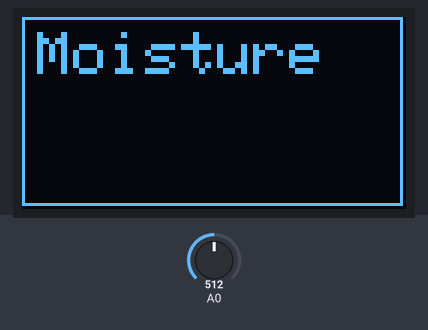
This sketch was run on a simulated Arduino Uno, built with avr-gcc and run on an emulated ATmega328P. Shown: 128×64 one-colour display. Inputs (shaded band) come from the test bench; at power-on: A0 = 512.

Above: at 0.4 s.
At 7.5 s:
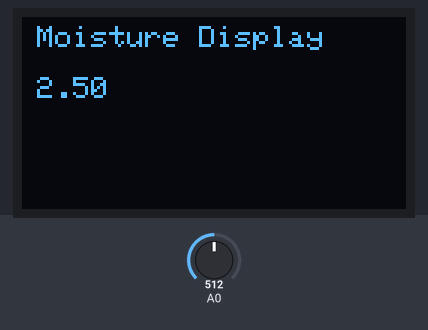
7.6 s: A0 set to 521
9.4 s: A0 set to 716
11.0 s: A0 set to 900
At 12.1 s:
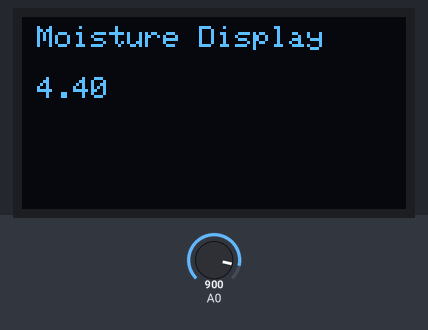
Timing chart, 0 to 14.0 s (numbered marks = the images above; inputs shaded):
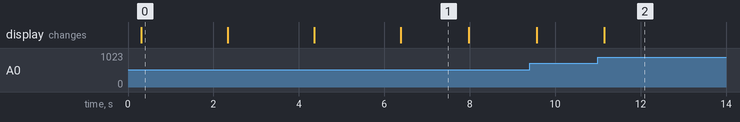

Measured:
- after the input at 11.0 s, the display: changes after 0.15 s (image 2)
- what the display in image 0 shows lasts 2.0 s, from 0.3 s to 2.3 s

The sketch:

MoistureDisplaySimple.ino
```cpp
/*
  MoistureDisplaySimple

  Reads an analog input on pin 0 (Moisture sensor), converts it to voltage,
  and prints the result to the OLED Display.
  Attach the Moisture sensor output to pin A0, and power it with +5V and ground.

  OLED I2C display must use SH110x controller.

*/

#include <Wire.h>
//#include <Adafruit_GFX.h>
#include <Adafruit_SH110X.h>

#define i2c_Address 0x3c //initialize with the I2C addr 0x3C Typically eBay OLED's

#define SCREEN_WIDTH 128 // OLED display width, in pixels
#define SCREEN_HEIGHT 64 // OLED display height, in pixels
#define OLED_RESET -1   //   QT-PY / XIAO
Adafruit_SH1106G display = Adafruit_SH1106G(SCREEN_WIDTH, SCREEN_HEIGHT, &Wire, OLED_RESET);

void printIntro() {
  display.clearDisplay();
  display.drawRect(0, 0, display.width() - 1, display.height() - 1, SH110X_WHITE);
  display.setTextSize(2);
  display.setTextColor(SH110X_WHITE);
  display.setCursor(5, 5);
  display.print("Moisture");
  display.display();
  delay(2000);
  display.setCursor(5, 25);
  display.print("Display");
  display.display();
  delay(2000);
  display.setCursor(5, 45);
  display.print("Simple");
  display.display();
}

void printScreen1(float voltage ) {
  display.clearDisplay();
  display.setTextSize(1);
  display.setTextColor(SH110X_WHITE);
  // text display
  display.setCursor(5, 3);
  display.print("Moisture Display");
  display.setCursor(5, 20);
  display.print(voltage);
  display.display();
}

void setup() {
  // put your setup code here, to run once:

  delay(250); // wait for the OLED to power up
  display.begin(i2c_Address, true); // Address 0x3C default
  //display.setContrast (0); // dim display

  // Show image buffer on the display hardware.
  // Since the buffer is intialized with an Adafruit splashscreen
  // internally, this will display the splashscreen.

  // display.display(); shows initial Adafruit splash screen
  // delay(2000);

  // Clear the buffer.
  // display.clearDisplay();

  // Intro screen
  printIntro();  // clears the buffer at the begining
  delay(2000);

  // invert the display
  //display.invertDisplay(true);
  //delay(1000);
  //display.invertDisplay(false);
  //delay(1000);
  //display.clearDisplay();
}

void loop() {
  // put your main code here, to run repeatedly:

  // read the input on analog pin 0:
  int sensorValue = analogRead(A0);
  // Convert the analog reading (which goes from 0 - 1023) to a voltage (0 - 5V):
  float voltage = sensorValue * (5.0 / 1023.0);

  printScreen1(voltage);
  delay(500);
}
```
